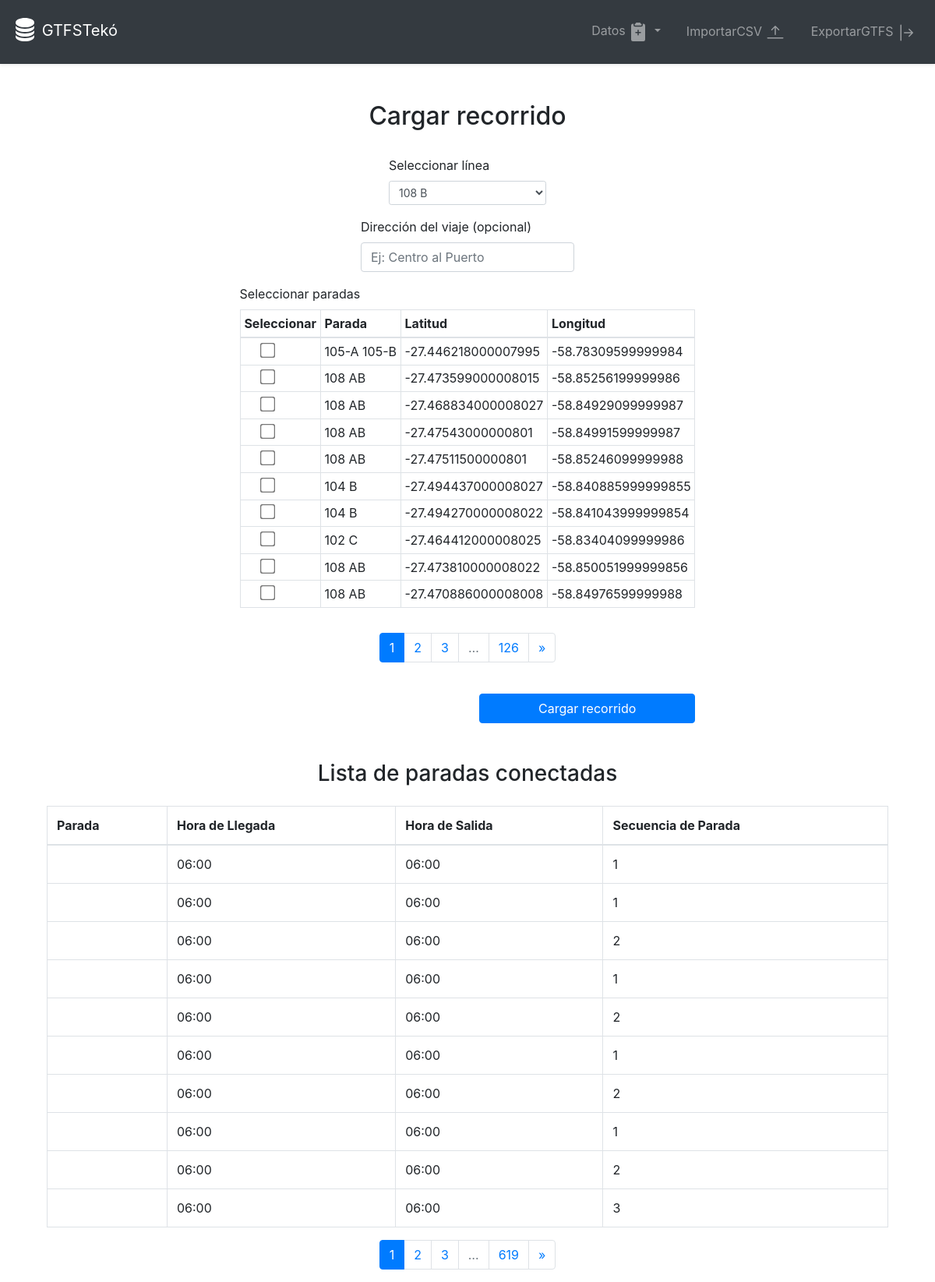
/gtfs/cargar_recorrido, run on the app's committed database.
### models/models.py (models this page shows)
class Stop(db.Model):
    stop_id = db.Column(db.Integer, primary_key=True)
    stop_name = db.Column(db.String(100), nullable=False)
    stop_lat = db.Column(db.Float, nullable=False)
    stop_lon = db.Column(db.Float, nullable=False)
    stop_desc = db.Column(db.String(100))

class StopTime(db.Model):
    trip_id = db.Column(db.Integer, db.ForeignKey('trip.trip_id'), primary_key=True)
    stop_id = db.Column(db.Integer, db.ForeignKey('stop.stop_id'))
    arrival_time = db.Column(db.String(8), nullable=False)
    departure_time = db.Column(db.String(8), nullable=False)
    stop_sequence = db.Column(db.Integer, nullable=False, primary_key=True)
    stop_lat = db.Column(db.Float, nullable=False)
    stop_lon = db.Column(db.Float, nullable=False)

### routes/recorrido_routes.py (the view, shortened to what this page needs)
@gtfs_bp.route('/cargar_recorrido', methods=['GET', 'POST'])
def cargar_recorrido():
    page = request.args.get('page', 1, type=int)
    stops_pagination = Stop.query.paginate(page=page, per_page=10)
    stop_times_page = request.args.get('stop_times_page', 1, type=int)
    stop_times_pagination = StopTime.query.paginate(page=stop_times_page, per_page=10)
    routes = Route.query.all()
    stops = {stop.stop_id: stop.stop_name for stop in Stop.query.all()}
    return render_template('cargar_recorrido.html',
                           routes=routes,
                           stops=stops_pagination,  # Lista paginada de paradas
                           stop_times=stop_times_pagination,  # Lista paginada de StopTimes
                           stop_names=stops,
                           stop_dict=stops)  # Diccionario de nombres de paradas

### templates/cargar_recorrido.html (shortened to what this page needs)
{% extends "base.html" %}
{% block content %}
<div class="container mt-5 d-flex align-items-center flex-column">
    <h2 class="text-center">Cargar recorrido</h2>
    <form method="POST" action="{{ url_for('gtfs.cargar_recorrido') }}" class="mt-4">
        <div class="d-flex justify-content-center">
            <div class="form-group">
                <label for="route_id">Seleccionar línea</label>
                <select class="form-control form-control-sm" id="route_id" name="route_id" required>
                    {% for route in routes %}
                    <option value="{{ route.route_id }}">{{ route.route_short_name + ' ' + route.route_long_name }}</option>
                    {% endfor %}
                </select>
            </div>
        </div>
        <div class="d-flex justify-content-center">
            <div class="form-group">
                <label for="trip_headsign">Dirección del viaje (opcional)</label>
                <input type="text" class="form-control" id="trip_headsign" name="trip_headsign" placeholder="Ej: Centro al Puerto">
            </div>
        </div>
        <div class="d-flex justify-content-center">
            <div class="form-group">
                <label for="stops">Seleccionar paradas</label>
                <table class="table table-sm table-bordered">
                    <thead>
                        <tr>
                            <th>Seleccionar</th>
                            <th>Parada</th>
                            <th>Latitud</th>
                            <th>Longitud</th>
                        </tr>
                    </thead>
                    <tbody>
                        {% for stop in stops.items %}
                        <tr>
                            <td>
                                <input type="checkbox" class="form-check-input stop-checkbox ml-4 mt-1" id="stop_{{ stop.stop_id }}" name="stop_ids" value="{{ stop.stop_id }}" style="transform: scale(1.5); margin: 0;">
                            </td>
                            <td>
                                <label class="form-check-label" for="stop_{{ stop.stop_id }}">{{ stop.stop_name }}</label>
                            </td>
                            <td>{{ stop.stop_lat }}</td>
                            <td>{{ stop.stop_lon }}</td>
                        </tr>
                        {% endfor %}
                    </tbody>
                </table>
            </div>
        </div>
        <nav aria-label="Page navigation">
            <ul class="pagination justify-content-center">
                {% for page_num in stops.iter_pages(left_edge=1, right_edge=1, left_current=2, right_current=2) %}
                    {% if page_num %}
                    <li class="page-item {% if page_num == stops.page %}active{% endif %}">
                        <a class="page-link" href="{{ url_for('gtfs.cargar_recorrido', page=page_num) }}">{{ page_num }}</a>
                    </li>
                    {% else %}
                    <li class="page-item disabled"><span class="page-link">…</span></li>
                    {% endif %}
                {% endfor %}
                {% if stops.has_next %}
                <li class="page-item">
                    <a class="page-link" href="{{ url_for('gtfs.cargar_recorrido', page=stops.next_num) }}" aria-label="Next">
                        <span aria-hidden="true">&raquo;</span>
                    </a>
                </li>
                {% endif %}
            </ul>
        </nav>
        <div class="row">
            <div class="col"></div>
            <div class="col">
                <button type="submit" class="btn btn-primary mt-4 col">Cargar recorrido</button>
            </div>
        </div>
    </form>
    <h3 class="mt-5">Lista de paradas conectadas</h3>
    <table class="table table-bordered mt-3">
        <thead>
            <tr>
                <th>Parada</th>
                <th>Hora de Llegada</th>
                <th>Hora de Salida</th>
                <th>Secuencia de Parada</th>
            </tr>
        </thead>
        <tbody>
            {% for stop_time in stop_times %}
            <tr>
                <td>{{ stop_dict[stop_time.stop_id] }}</td>
                <td>{{ stop_time.arrival_time }}</td>
                <td>{{ stop_time.departure_time }}</td>
                <td>{{ stop_time.stop_sequence }}</td>
            </tr>
            {% endfor %}
        </tbody>
    </table>
    <nav aria-label="Page navigation">
        <ul class="pagination justify-content-center">
            {% for page_num in stop_times.iter_pages(left_edge=1, right_edge=1, left_current=2, right_current=2) %}
                {% if page_num %}
                <li class="page-item {% if page_num == stop_times.page %}active{% endif %}">
                    <a class="page-link" href="{{ url_for('gtfs.cargar_recorrido', stop_times_page=page_num) }}">{{ page_num }}</a>
                </li>
                {% else %}
                <li class="page-item disabled"><span class="page-link">…</span></li>
                {% endif %}
            {% endfor %}
            {% if stop_times.has_next %}
            <li class="page-item">
                <a class="page-link" href="{{ url_for('gtfs.cargar_recorrido', stop_times_page=stop_times.next_num) }}" aria-label="Next">
                    <span aria-hidden="true">&raquo;</span>
                </a>
            </li>
            {% endif %}
        </ul>
    </nav>
</div>
{% endblock %}

### data on the page
Stop: stop_name "105-A 105-B", stop_lat "-27.446218000007995", stop_lon "-58.78309599999984"
Stop: stop_name "108 AB", stop_lat "-27.473599000008015", stop_lon "-58.85256199999986"
Stop: stop_name "108 AB", stop_lat "-27.468834000008027", stop_lon "-58.84929099999987"
Stop: stop_name "108 AB", stop_lat "-27.47543000000801", stop_lon "-58.84991599999987"
Stop: stop_name "108 AB", stop_lat "-27.47511500000801", stop_lon "-58.85246099999988"
Stop: stop_name "104 B", stop_lat "-27.494437000008027", stop_lon "-58.840885999999855"
Stop: stop_name "104 B", stop_lat "-27.494270000008022", stop_lon "-58.841043999999854"
Stop: stop_name "102 C", stop_lat "-27.464412000008025", stop_lon "-58.83404099999986"
Stop: stop_name "108 AB", stop_lat "-27.473810000008022", stop_lon "-58.850051999999856"
Stop: stop_name "108 AB", stop_lat "-27.470886000008008", stop_lon "-58.84976599999988"
StopTime: arrival_time "06:00", departure_time "06:00", stop_sequence "1"
StopTime: arrival_time "06:00", departure_time "06:00", stop_sequence "1"
StopTime: arrival_time "06:00", departure_time "06:00", stop_sequence "2"
StopTime: arrival_time "06:00", departure_time "06:00", stop_sequence "1"
StopTime: arrival_time "06:00", departure_time "06:00", stop_sequence "2"
StopTime: arrival_time "06:00", departure_time "06:00", stop_sequence "1"
StopTime: arrival_time "06:00", departure_time "06:00", stop_sequence "2"
StopTime: arrival_time "06:00", departure_time "06:00", stop_sequence "1"
StopTime: arrival_time "06:00", departure_time "06:00", stop_sequence "2"
StopTime: arrival_time "06:00", departure_time "06:00", stop_sequence "3"

### other printed values
{{ page_num }} "1" "2" "3" "126"
{{ page_num }} "1" "2" "3" "619"
form field route_id "108 B"
